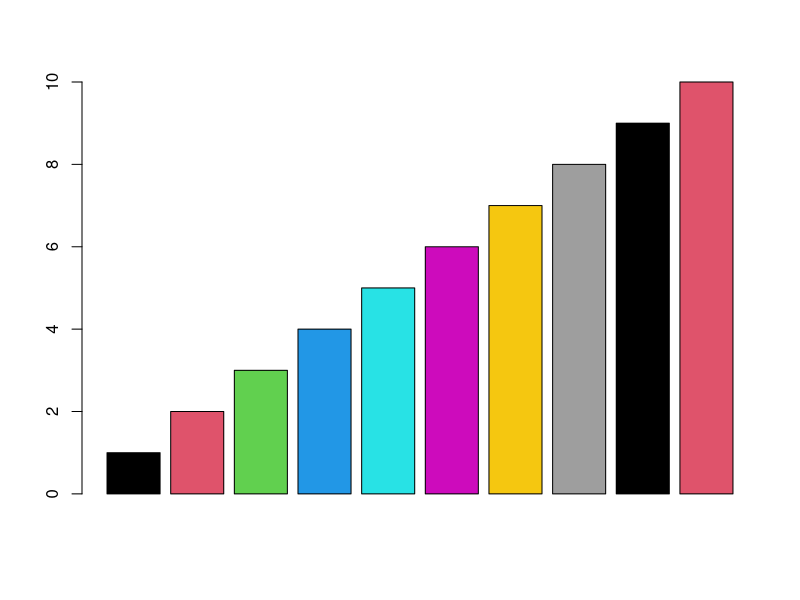
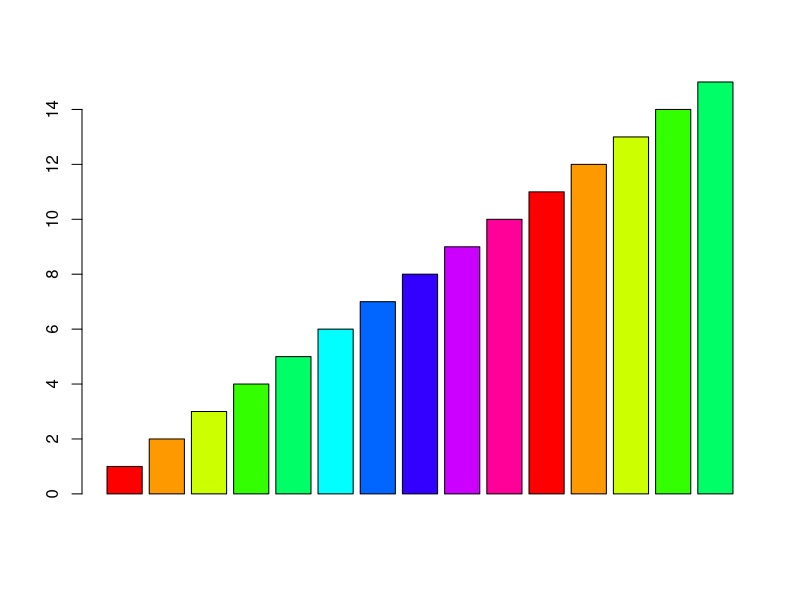
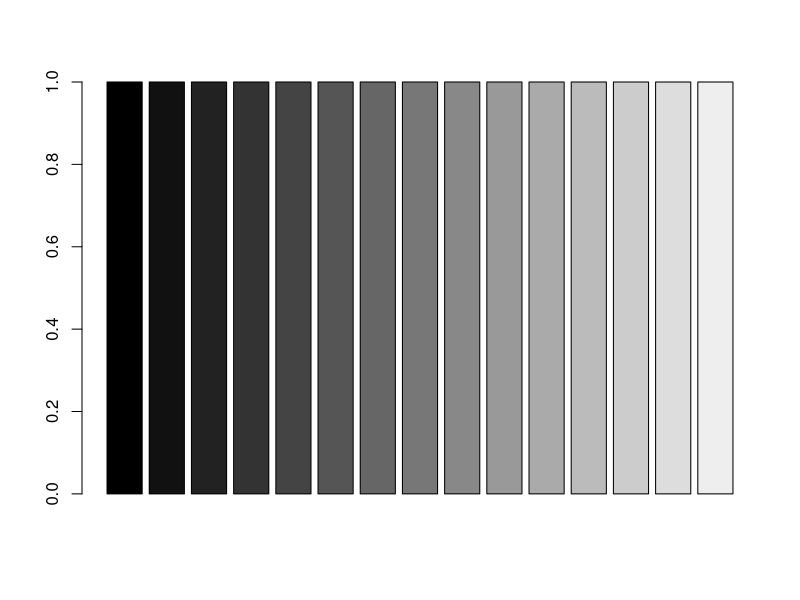
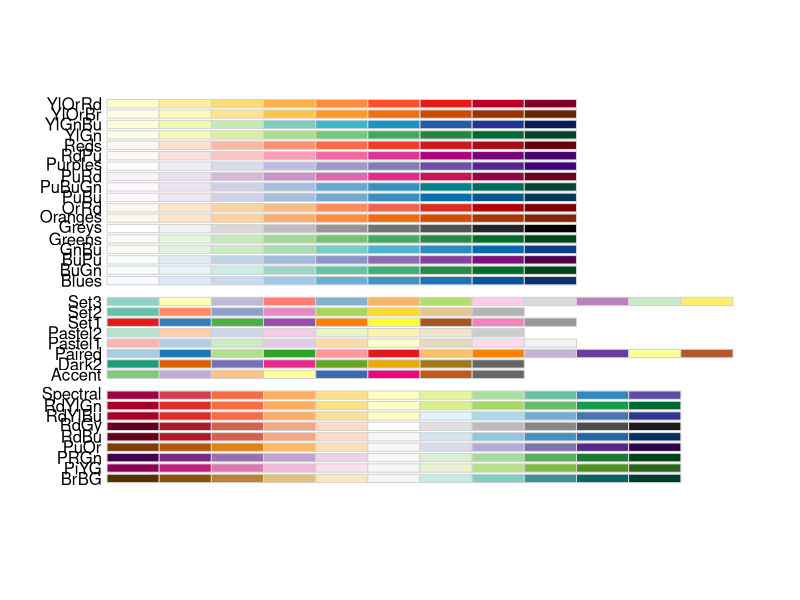
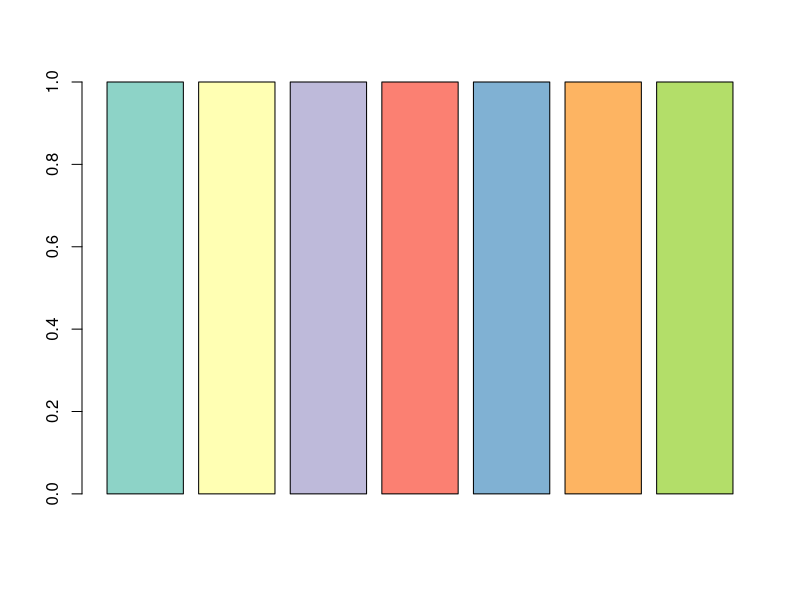
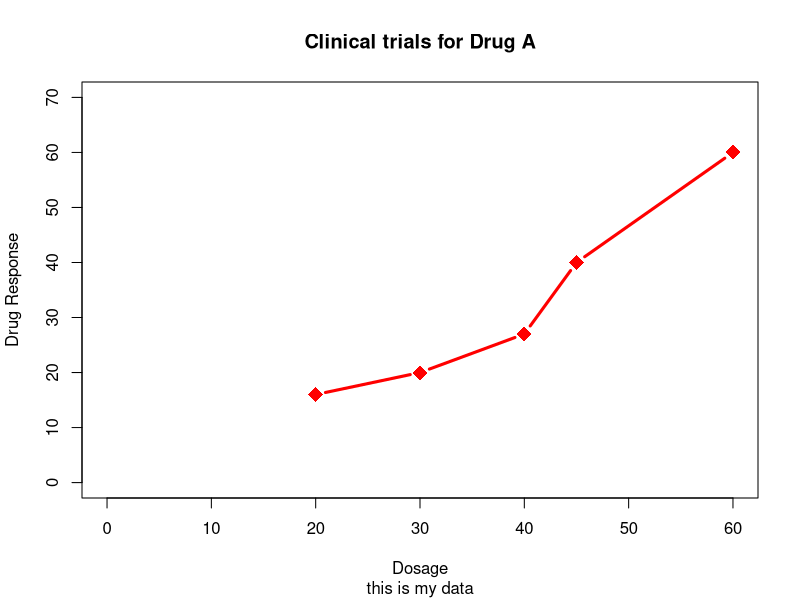
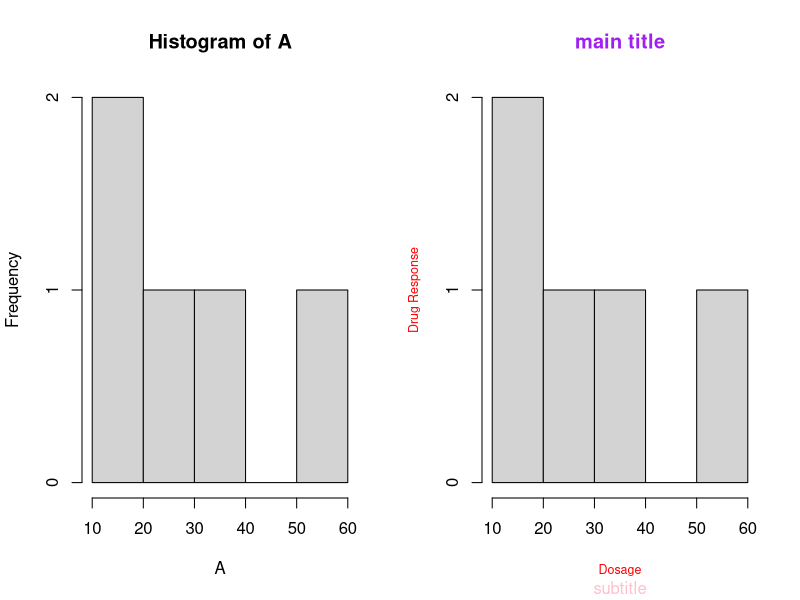
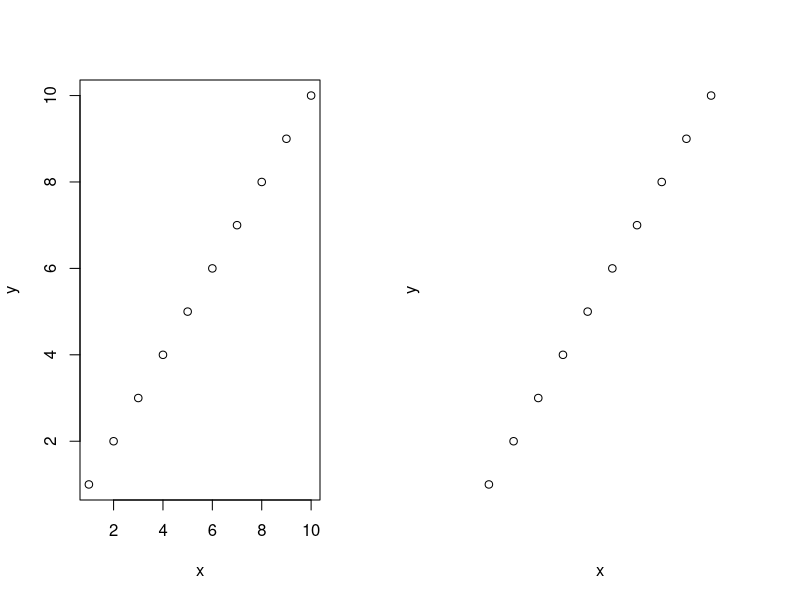

Write R code to recreate these figures, in order.
## ---- chunk 1
par()     #返回当前设置，一个list
opar<-par(no.readonly = TRUE)


par(pch=22) #空心=0、1、2、5、6,  黑色=15:20,  col边界色  bg= 21-25填充
par(lty=1)  # 1=实线 2:6=虚线
par(cex.main=2,font.main=4,col.main="black")#font字体样式  4=粗斜体
par(cex.sub=1.5,font.sub=3,col.sub="gray")  # 3=斜体
par(cex.lab=1.25,font.lab=2,col.lab="purple")   # 2=粗体
par(cex.axis=1,font.axis=1,col.axis="green4") # 1=常规
par(fg="black")   #边框和刻度颜色
par(bg="white")  #背景色
par(pin=c(4,3))        #宽×高 1英寸=1.7
par(mar=c(5,4,4,2)+0.1)    #默认值，边距

par(opar) #恢复默认设置
## ---- chunk 2
colors()
rgb(red = 0,green = 1,blue = 1)
hsv()
barplot(1:10,col=c(1:10))

### n种连续的彩虹色  十六进制
rainbow(10)        
barplot(rep(1:15),col=rainbow(10))

### n阶灰度色 十六进制
gray(0:15/15)      
barplot(rep(1,15),col=gray(0:15/15))

library(RColorBrewer)
RColorBrewer::display.brewer.all()
barplot(rep(1,7),col=brewer.pal(7,"Set3"))

## ---- chunk 3
dose<-c(20,30,40,45,60)
A<-c(16,20,27,40,60)
B<-c(15,18,25,31,40)
plot(dose,A,type="b",           #type="b" 线连接点
     
     col="red",lty=1,pch=18,lwd=3,cex=2,    #点和线属性
     
     main="Clinical trials for Drug A",     #主标题
     sub="this is my data",                  #副标题
     xlab="Dosage",ylab="Drug Response",    #坐标轴标签
     xlim=c(0,60),ylim = c(0,70)           #坐标轴范围
)
## ---- chunk 4
par(mfrow=c(1,2))  
hist(A)
hist(A,ann=FALSE)    #ann=FALSE 移除默认标题
title(main="main title", col.main="purple",       #主标题
      sub="subtitle", col.sub="pink",            #副标题
      xlab="Dosage",ylab="Drug Response",col.lab="red" ,cex.lab=0.75
      )
par(opar)
## ---- chunk 5
x<-c(1:10)
y<-x

par(mar=c(5,4,4,4))
par(mfrow=c(1,2))
plot(x,y)
plot(x,y,axes=FALSE)#禁用坐标轴框架、刻度
plot(x,y,axes=FALSE,frame.plot = TRUE)#禁用刻度
## ---- chunk 6
z<-10/x
plot(x,y,type="b",pch=21,col="red",bg="black",
     xaxt="n",yaxt="n",lty=1  #xaxt、yaxt 禁用X、Y坐标轴刻度
     )
lines(x,z,type="b",pch=22,col="blue",lty=2,bg="green")  #添加新图形
#绘制自定义坐标轴
#axis(side,at= ,labels = ,pos = ,las=,tck=,…)
#side  1=下，2=左，3=上，4=右 
#at   数值向量，绘制刻度线的位置
#labels  字符序列，刻度线的文字标签
#las    0=垂直于坐标轴，2=平行于坐标轴   
#tck=-0.01    刻度线的长度   1=网格线 0=禁用刻度  负值在图形外侧，正值在图形内侧
axis(side = 1,at=x,labels = x,las=0,tck=-0.1)
axis(side=2,at=x,labels=x,col.axis="red",las=2,tck=0.1)
axis(side=4,at=z,labels=round(z,digits=3),col.axis="blue",las=2,tck=-.05)

#library(Hmisc)
#minor.tick(nx=2,ny=2,tick.ratio = .5)#添加次要刻度线

## 图例  legend(location, title, legend,...)
par(lwd=2,cex=1,font.lab=2)
legend("top",inset=0.05,title="函数",c("Y=X","Y=10/x"),text.col = "green",
       lty=c(3,2),pch=c(21,22),col=c("red","blue",bg=c("black","green")))

# 文本

#mtext("text",side,line=,)
mtext("Y=10/X",side=4,line=3,cex.lab=1,las=2,col="blue")  #边界文本
title(main="my graphics",
      sub="subtitle",
      xlab="X values",
      ylab="Y=X")
abline(h=c(1,4),lty=2,col="red")  ###添加水平辅助线 
abline(v=c(8,10),lty=4,col="blue")  ###添加垂直辅助线 


# text(x,y,"text",pos=)  1=下，2=左，3=上，4=右
text(5,5,"文本1",pos=4,adj=0,cex=2,col="green")

#text(locator[1],"文本",pos=4,adj=0,cex=2,col="green")#鼠标点击确定位置
## ---- chunk 7
#标注点的信息
A<-c(1:5)
B<-c(15,23,26,17,21)
plot(A,B,type="b")
ABC<-data.frame(A,B,row.names =c("afaf","fa","faae","agg","grgw"))
attach(ABC)
text(A,B,row.names(ABC),cex=0.6,pos=4,col="blue")
detach(ABC)
par(opar)
## ---- chunk 8
#layout(matrix,widths=,heights=)
attach(mtcars)
mat<-matrix(c(1,1,2,3),2, 2, byrow = FALSE)
layout(mat,widths = c(1,0.5),heights = c(0.5,1))
hist(wt)
hist(mpg)
hist(disp)
detach(mtcars)
## ---- chunk 9
#参数fig=c(x1,x2,y1,y2)
attach(mtcars)
par(fig=c(0,0.8,0,0.8))
plot(wt,mpg,xlab="Miles per Gallon",ylab="Car Weight")
par(fig=c(0,0.8,0.55,1),new=TRUE)
boxplot(wt,horizontal = TRUE,axes=FALSE)
par(fig=c(0.65,1,0,0.8),new=TRUE)
boxplot(mpg,axes=FALSE)
mtext("boxplot of wt",side=3,outer = TRUE,line=-3)
## ---- chunk 10
data(mpg,package="ggplot2") 
## ---- chunk 11
barplot(table(mpg$drv))
barplot(table(mpg$drv),horiz = TRUE)

barplot(table(mpg$drv,mpg$class),legend=row.names(table(mpg$drv,mpg$class)))
barplot(table(mpg$drv,mpg$class),beside = TRUE,
        legend=row.names(table(mpg$drv,mpg$class)))

spineplot(table(mpg$class,mpg$drv))
## ---- chunk 12
x<-c(10,12,4,16,8)
labs<-c("US","UK","Australia","Germany","France")

pie(x,labels=labs,main="简单饼图")
pct<-round(x/sum(x)*100)
labs2<-paste(labs," ",pct,"%",sep="")
pie(x,labels=labs2,col=rainbow(length(labs2)),main="百分比饼图")

## ---- chunk 13
hist(mpg$hwy,breaks = 12,col="red")

hist(mpg$hwy,freq = FALSE,breaks = 12, col="lightgreen")
rug(mpg$hwy,col="brown",lwd=2)
lines(density(mpg$hwy),col="blue",lwd=2)

h <- hist(mpg$hwy,breaks = 12,col="red")
x<-seq(min(mpg$hwy),max(mpg$hwy),by=0.01)
y<-dnorm(x,mean=mean(mpg$hwy),sd=sd(mpg$hwy))   #概率密度曲线  f(X)=(fi/n)/ΔXi
y<-y*diff(h$mids[1:2])*length(mpg$hwy)  # y*组距*总样本量  正态分布
lines(x,y,col="blue",lwd=2)

plot(x,y)
## ---- chunk 14
plot(density(mpg$hwy))
polygon(density(mpg$hwy),col="lightblue",border = "red") 
rug(mpg$hwy,col="brown") 
## ---- chunk 15
boxplot.stats(mpg$hwy)
boxplot(mpg$hwy)

boxplot(hwy~drv,data=mpg,
        notch=TRUE,
        varwidth=TRUE)

boxplot(hwy~drv*cyl,data=mpg)
## ---- chunk 16
dotchart(mtcars[order(mtcars$mpg),]$mpg,labels = row.names(mtcars),groups = mtcars$cyl)


#分组、排序、着色后的点图
x<-mtcars[order(mtcars$mpg),]
x$cyl<-factor(x$cyl)
x$color[x$cyl==4]<-"red"
x$color[x$cyl==6]<-"yellow"
x$color[x$cyl==8]<-"blue"
dotchart(x$mpg,
         labels = row.names(x),cex=.7,
         groups = x$cyl,         #分组参数 因子
         gcolor = "black",
         color = x$color
         )
## ---- chunk 17
car::scatterplot(mpg~wt|am,data=mtcars,
            id=TRUE,
            legend =TRUE,#图例
            grid=TRUE,   #添加网格线
            boxplots="xy"  #添加边界箱线图
)
## ---- chunk 18
car::scatterplotMatrix(~mpg+disp+drat+wt,data=mtcars)
## ---- chunk 19
symbols(mtcars$wt,mtcars$mpg,
        circle=sqrt(mtcars$disp/pi),
        inches = .30, #比例
        fg="white",bg="lightblue")
text(mtcars$wt,mtcars$mpg,row.names(mtcars),cex=.6)
## ---- chunk 20
head(Orange)
t1<-subset(Orange,Tree==1)
plot(t1$age,t1$circumference,type="p")
plot(t1$age,t1$circumference,type="b")
plot(t1$age,t1$circumference,type="c")
